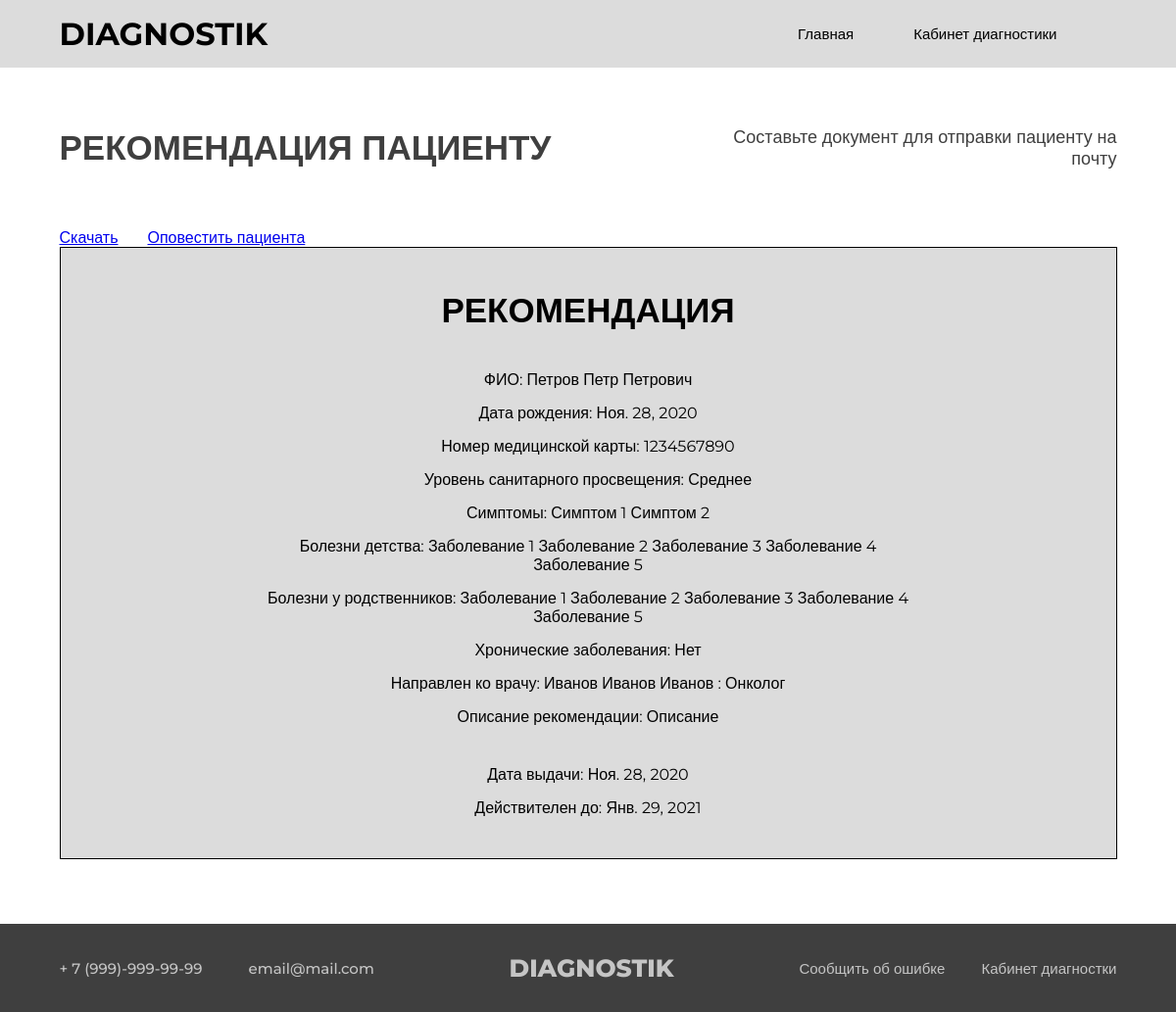
The page /patient/1/detail on the database its author committed.
### app/models.py (models this page shows, shortened)
class Patient(models.Model):
    surname_patient             = models.CharField(max_length=50, verbose_name='Фамилия пациента', null=True, blank=True)
    name_patient                = models.CharField(max_length=50, verbose_name='Имя пациента', null=True, blank=True)
    middlename_patient          = models.CharField(max_length=50, verbose_name='Отчество пациента', null=True, blank=True)
    email                       = models.EmailField(verbose_name='Почта', max_length=254, null=True, blank=True)
    birthday_patient            = models.DateField(max_length=50, verbose_name='День рождение пациента', null=True, blank=True)
    gender_patient              = models.CharField(max_length=50, verbose_name='Пол пациента', null=True, blank=True)
    enlightenment_patient       = models.CharField(max_length=50, verbose_name='Санитарное просвящение пациента', null=True)
    number_of_medical_card      = models.CharField(max_length=50, verbose_name='Номер медицинской карты', null=True)
    symptoms_patient            = models.ManyToManyField('Symptom', verbose_name="Симптомы", related_name = 'symptoms_patient' , blank=True)
    childhood_diseases          = models.ManyToManyField('Disease', verbose_name="Болезни детства", related_name = 'childhood_diseases', blank=True)
    relatives_diseases          = models.ManyToManyField('Disease', verbose_name="Болезни у родственников", related_name = 'relatives_diseases', blank=True)
    chronic_disease             = models.CharField(max_length=250, verbose_name='Хронические заболевания', null=True, blank=True)
    description_recommendation  = models.CharField(max_length=200, verbose_name='Описание рекомендации', null=True, blank=True)
    date_recommendation         = models.DateField(max_length=50, verbose_name='Дата выдачи рекомендации', null=True, blank=True)
    period_recommendation       = models.DateField(max_length=50, verbose_name='Период времени', null=True, blank=True)
    fk_account                  = models.ForeignKey(Account, on_delete = models.DO_NOTHING, verbose_name = 'Врач', null=True, blank=True)
    class Meta:
        verbose_name            = "Пациент"
        verbose_name_plural     = "Пациенты"

class Symptom(models.Model):
    name_symptom            = models.CharField(max_length=50, verbose_name='Наименование симптома', null=False)
    description_symptom     = models.CharField(max_length=200, verbose_name='Описание симптома', null=False)
    class Meta:
        verbose_name            = "Симптом"
        verbose_name_plural     = "Симптомы"

class Disease(models.Model):
    name_disease                                = models.CharField(max_length=50, verbose_name='Наименование заболевания', null=False)
    description_disease                         = models.TextField(verbose_name='Описание заболевания', null=False)
    number_of_patients                          = models.IntegerField(verbose_name='Количество заболевших', null=True, default=0)
    symptoms                                    = models.ManyToManyField(Symptom, verbose_name="Симптом", related_name='diseases')
    status_genetic_predisposition               = models.BooleanField( verbose_name='Наличие генетических предрасположенностей', default=False)
    description_genetic_predisposition          = models.TextField(verbose_name='Описание генетической предрасположенности', null=True, blank=True, default='-')
    class Meta:
        verbose_name            = "Заболевание"
        verbose_name_plural     = "Заболевания"

### account/models.py (models this page shows, shortened)
class Account(AbstractBaseUser):
    username            = models.CharField(max_length=30, unique=True, verbose_name='Логин')
    surname_doctor      = models.CharField(max_length=50, verbose_name='Фамилия врача', null=True)
    name_doctor         = models.CharField(max_length=50, verbose_name='Имя врача', null=True)
    middlename_doctor   = models.CharField(max_length=50, verbose_name='Отчество врача', null=True)
    date_joined         = models.DateTimeField(max_length=50, verbose_name='Дата регистраци', null=True, auto_now_add=True)
    last_login          = models.DateTimeField(max_length=50, verbose_name='Дата последнего входа', null=True, auto_now=True)
    positions_doctor    = models.ForeignKey(Positions, on_delete = models.DO_NOTHING, verbose_name = 'Должность', null=True)
    diseases            = models.ManyToManyField(to='app.Disease', verbose_name="Заболевания", blank='True')
    is_staff            = models.BooleanField(verbose_name='Доктор-администратор',default = False)
    is_admin            = models.BooleanField(default = False)
    is_active           = models.BooleanField(default = True)
    is_superuser        = models.BooleanField(default = False)
    USERNAME_FIELD = 'username'
    REQUIRED_FIELDS = ['surname_doctor', 'name_doctor', 'middlename_doctor']
    objects = MyAccountManager()
    def __str__(self):
        return self.surname_doctor + ' ' + self.name_doctor + ' ' + self.middlename_doctor  + ' : ' + self.positions_doctor.positions_name
    class Meta:
        verbose_name = "Аккаунт"
        verbose_name_plural = "Аккаунты"

class Positions(models.Model):
    positions_name = models.CharField(max_length=50, verbose_name='Наименование роли')
    class Meta:
        verbose_name = "Роль"
        verbose_name_plural = "Роли"

### app/views.py (the view)
# urls.py: path('patient/<int:pk>/detail', views.patientDetailView.as_view(), name='patient_detail'),
class patientDetailView(DetailView):
    model = Patient
    form_class = PatientForm
    template_name = 'app/result_patient.html'
    context_object_name = 'patient'

### app/templates/app/result_patient.html (shortened to what this page needs)
{% extends 'app/BASE.html' %} {% load static %} {% block title %}Результат диагностики{% endblock %} {% block content %}
<section class="title">
    <div class="all_container">
        <div class="title_inner">
            <h1 class="name">РЕКОМЕНДАЦИЯ ПАЦИЕНТУ</h1>
            <h2 class="subname">Составьте документ для отправки пациенту на почту</h2>
        </div>
    </div>
</section>
<form action="" method="POST">
    <section class="main">
        <div class="all_container">
            <div class="all_links">
                <a class="all_link" href="{% url 'export_users_xls' patient.pk  %}">Скачать</a>
                <a class="all_link" href="{% url 'inform' patient.pk  %}">Оповестить пациента</a>
            </div>
            <div class="result_block">
                <div class="result_inner">
                    <p class="result_title">РЕКОМЕНДАЦИЯ</p>
                    <div class="result_subtitles">
                        <p class="result_subtitle">ФИО: {{ patient.surname_patient}} {{ patient.name_patient}} {{ patient.middlename_patient}}</p>
                        <p class="result_subtitle">Дата рождения: {{ patient.birthday_patient}}</p>
                        <p class="result_subtitle">Номер медицинской карты: {{ patient.number_of_medical_card}}</p>
                        <p class="result_subtitle">Уровень санитарного просвещения: {{ patient.enlightenment_patient}}</p>
                        <p class="result_subtitle">Симптомы: {% for s in patient.symptoms_patient.all %} {{ s.name_symptom}} {% endfor %}</p>
                        <p class="result_subtitle">Болезни детства: {% for s in patient.childhood_diseases.all %} {{ s.name_disease}} {% endfor %}</p>
                        <p class="result_subtitle">Болезни у родственников: {% for s in patient.relatives_diseases.all %} {{ s.name_disease}} {% endfor %}</p>
                        <p class="result_subtitle">Хронические заболевания: {{patient.chronic_disease}}</p>
                        <p class="result_subtitle">Направлен ко врачу: {{patient.fk_account}}</p>
                        <p class="result_subtitle">Описание рекомендации: {{patient.description_recommendation}}</p>
                        <p class="result_subtitle date">Дата выдачи: {{patient.date_recommendation}}</p>
                        <p class="result_subtitle">Действителен до: {{patient.period_recommendation}}</p>
                    </div>
                </div>
            </div>
        </div>
    </section>
</form>
{% endblock %}

### app/static/app/css/style_diagnost.css (style rules this page uses)
* { margin: 0; padding: 0; -webkit-box-sizing: border-box; box-sizing: border-box; font-family: "Montserrat", sans-serif; }
.main { margin-bottom: 66px; }
.title { margin-top: 60px; margin-bottom: 60px; }
.all_container { max-width: 1079px; width: 100%; margin: 0 auto; }
.title_inner { display: -webkit-box; display: -ms-flexbox; display: flex; -webkit-box-pack: justify; -ms-flex-pack: justify; justify-content: space-between; }
.name { font-weight: 600; font-size: 35px; line-height: 43px; color: #3f3f3f; }
.subname { width: 393px; font-weight: 500; font-size: 18px; line-height: 22px; text-align: right; color: #3f3f3f; }
.result_block { position: relative; text-align: center; background: #DCDCDC; border: 1px solid #000000; }
.result_inner { padding: 42px 200px; }
.result_title { font-family: sans-serif; margin-bottom: 40px; font-weight: 600; font-size: 35px; line-height: 43px; color: #000000; }
.result_subtitle { margin-bottom: 15px; }
.result_subtitle.date { margin-top: 40px; }
.result_subtitle:last-child { margin-bottom: 0; }
.all_links { display: -webkit-box; display: -ms-flexbox; display: flex; }
.all_link { margin-right: 30px; }
.all_link:last-child { margin-right: 0; }

### rows shown on the page
Patient: surname_patient "Петров", name_patient "Петр", middlename_patient "Петрович", birthday_patient "Ноя. 28, 2020", number_of_medical_card "1234567890", enlightenment_patient "Среднее", chronic_disease "Нет", fk_account "Иванов Иванов Иванов : Онколог", description_recommendation "Описание", date_recommendation "Ноя. 28, 2020", period_recommendation "Янв. 29, 2021"
Symptom: name_symptom "Симптом 1"
Symptom: name_symptom "Симптом 2"
Disease: name_disease "Заболевание 1"
Disease: name_disease "Заболевание 2"
Disease: name_disease "Заболевание 3"
Disease: name_disease "Заболевание 4"
Disease: name_disease "Заболевание 5"
